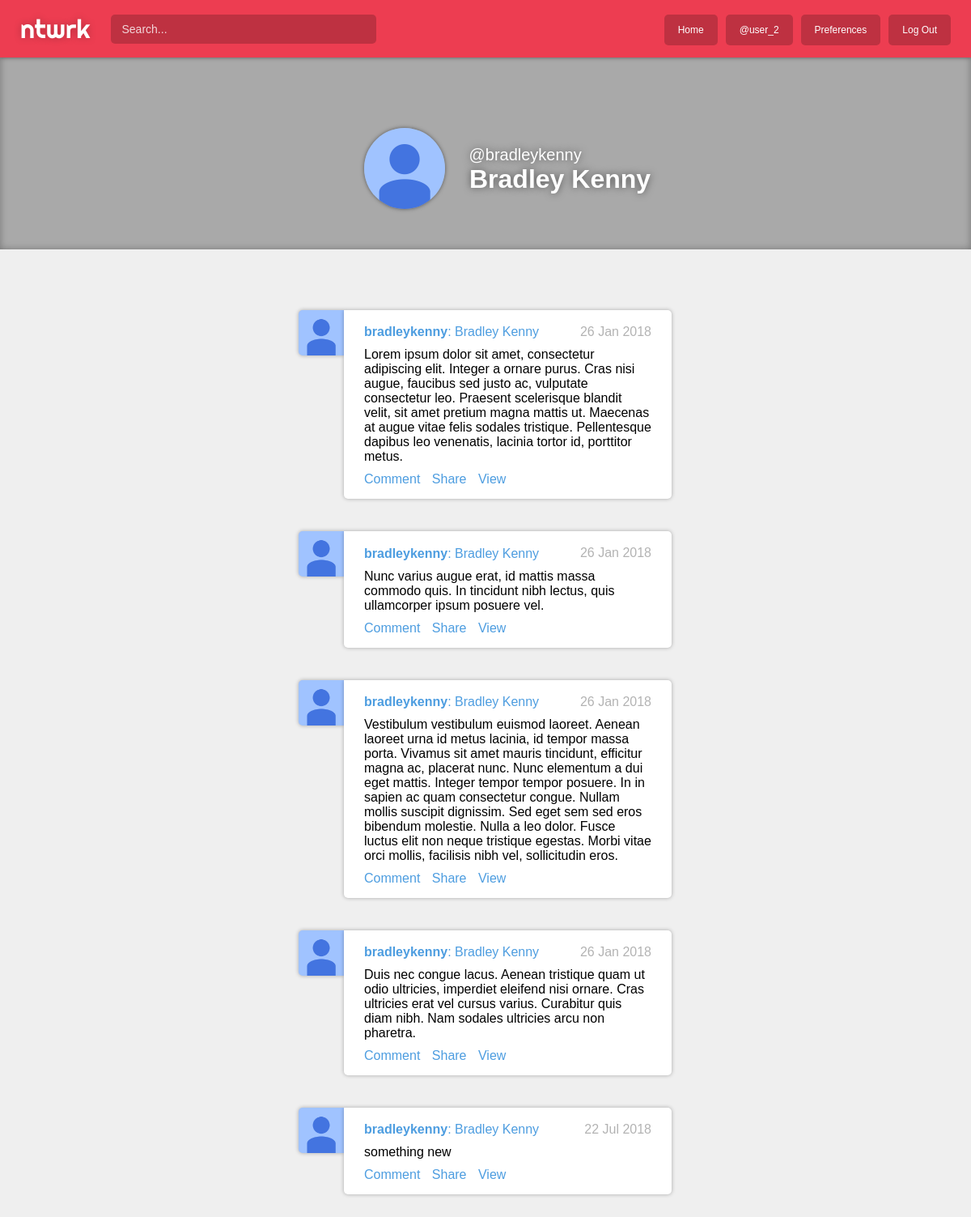
The app's page /user/4 (signed in) with its own data.
### account/models.py (models this page shows)
class Profile(models.Model):
	COLORS = (
		('BLUE', "Blue"),
		('GREEN', "Green"),
		('RED', "Red"),
		('PURPLE', "Purple"),
		('YELLOW', "Yellow"),
	)
	user = models.OneToOneField(User, on_delete=models.CASCADE)
	bio = models.TextField(max_length=250, blank=True, default=None)
	location = models.CharField(max_length=30, blank=True, default=None)
	birth_date = models.DateField(null=True, blank=True, default=None)
	color = models.CharField(max_length=6, choices=COLORS, default='BLUE')
	dp = models.ImageField(upload_to='dp/', default='dp/placeholder2.png')

### stream/models.py (models this page shows)
class Post(models.Model):
    content = models.TextField(max_length=500)
    posted_by = models.ForeignKey(User, related_name='posts', on_delete=models.CASCADE)
    posted_at = models.DateTimeField(auto_now_add=True)

### account/views.py (the view)
# urls.py: re_path(r'^profile/media/(?P<path>.*)$', serve, {'document_root': settings.MEDIA_ROOT,}),
def profile(request, cur_user):
	posts = Post.objects.all()
	cur_user_obj = User.objects.get(pk=cur_user)
	cur_user_obj.profile.dp = 'dp/placeholder2.png'
	cur_user_obj.save()
	return render(request, 'account/profile.html', { 'posts': posts, 'cur_user': cur_user_obj })

### account/models.py (called while the page is built)
@receiver(post_save, sender=User)
def create_user_profile(sender, instance, created, **kwargs):
	if created:
		Profile.objects.create(User=instance)

@receiver(post_save, sender=User)
def save_user_profile(sender, instance, **kwargs):
	instance.profile.save()

### account/templates/account/profile.html (shortened to what this page needs)
{% extends 'base.html' %}
{% load static %}
{% block stylesheet %}
<link rel="stylesheet" type="text/css" href="{% static 'stream/css/stream.css' %}">
<link rel="stylesheet" type="text/css" href="{% static 'account/css/profile.css' %}">
{% endblock %}
{% block content %}
<div id="content_all">
	<div id="cover">
		<img src="/profile/media/{{ cur_user.profile.dp }}">
		{% if cur_user.first_name|length > 0 %}
		<h2>@{{ cur_user.username }}</h2><br>
		<h1>{{ cur_user.first_name }} {{ cur_user.last_name }}</h1>
		{% else %}
		<h2>{{ cur_user.first_name }} {{ cur_user.last_name }}</h2><br>
		<h1>@{{ cur_user.username }}</h1>
		{% endif %}
	</div>
    <div id="content_left">
    </div>
    <div id="content_main">
		{% for post in posts %}
			{% if post.posted_by.username == cur_user.username %}
			<a href="{% url 'home' %}" class="dp">
				<img src="/profile/media/{{ cur_user.profile.dp }}">
			</a>
		    <div class="card">
		        <a href="{% url 'home' %}">
		            <h2>
						<b>{{ post.posted_by.username }}</b>{% if post.posted_by.first_name|length > 0 %}: {{ post.posted_by.first_name }} {{ post.posted_by.last_name }}{% endif %}
					</h2>
		        </a>
		        <h3>{{ post.posted_at|date:'d M Y' }}</h2>
		        <p>{{ post.content }}</p>
		        <a href="{% url 'home' %}" class="link">Comment</a>
		        <a href="{% url 'home' %}" class="link">Share</a>
		        <a href="{% url 'view_post' post.posted_by.username post.id %}" class="link">View</a>
		    </div>
			{% endif %}
	    {% endfor %}
    </div>
    <div id="content_right">
    </div>
{% endblock %}

### account/templates/base.html (shortened to what this page needs)
{% load static %}
<!DOCTYPE html>
<html lang="en">
	<head>
		<link rel="stylesheet" type="text/css" href="{% static 'account/css/base.css' %}">
		{% block stylesheet %}
		{% endblock %}
	</head>
	<body>
		<header>
			<a href="{% url 'home' %}" class="logo">ntwrk</a>
			<input type="text" placeholder="Search..."/>
			<ul>
				{% if user.is_authenticated %}
				<a href="{% url 'home' %}">Home</a>
				<a href="{% url 'profile' user.pk %}">@{{ user.username }}</a>
				<a href="{% url 'update_profile' %}">Preferences</a>
				<a href="{% url 'logout' %}">Log Out</a>
				{% else %}
				<a href="{% url 'home' %}">Home</a>
				<a href="{% url 'home' %}"><b>Username</b>: Name</a>
				<a href="{% url 'login' %}">Log In</a>
				<a href="{% url 'register' %}">Register</a>
				{% endif %}
			</ul>
		</header>
		<main>
			{% block content %}
			{% endblock %}
		</main>
	</body>
</html>

### account/static/account/css/base.css (style rules this page uses)
body { font-family: 'Helvetica'; margin: 0px; padding: 0px; }
a { text-decoration: none; }
.logo { font-family: 'Righteous', sans-serif; color: rgb(35, 35, 35); margin: 12px auto 4px auto; user-select: none; }
.card { padding: 7.5px 15px 14px 15px; background-color: rgba(255, 255, 255, 1); border-radius: 0px 5px 5px 5px; }

### stream/static/stream/css/stream.css (style rules this page uses)
body { margin: 0px 0px 0px 0px; padding: 0px; background-color: #EFEFEF; }
header { width: 100%; position: fixed; margin: 0px; padding: 15px 0; background-color: #ed3d51; box-shadow: 0px 0px 5px rgba(0,0,0,0.5); z-index: 100; }
main { margin: 0px; padding-top: 20px; }
h1 { display: inline-block; }
.logo { float: left; margin: 0px 25px; font-size: 32px; color: white; text-shadow: 0px 0px 10px rgba(0,0,0,0.25); }
ul { float: right; margin: 0px auto; margin-right: 25px; }
ul a { float: left; display: inline-block; margin-top: 2.5px; margin-left: 10px; padding: 10px 15px; color: #ffffff; font-size: 12px; background-color: rgba(0, 0, 0 , 0.2); border-radius: 5px; border: solid 2px rgba(0,0,0,0); }
header input[type='text'] { float: left; font-size: 14px; color: #ffffff; height: 25px; width: 300px; margin: 2.5px auto 0px 0px; padding: 3.5px 12px; background-color: rgba(0, 0, 0, 0.2); border: 2px solid rgba(0, 0, 0, 0); border-radius: 5px; outline: none; }
header input[type='text']::placeholder { color: #FFFFFF; opacity: 0.8; }
#content_all { width: 100%; display: inline-block; margin: 0; margin-top: 63px; }
#content_left, #content_main, #content_right { height: 100%; float: left; padding-top: 20px; }
#content_left { display: inline-block; width: 25%; }
#content_main { display: inline-block; width: 40%; padding: 50px 5%; }
#content_right { display: inline-block; width: 25%; margin-top: 20px; }
.card { box-shadow: 0 0 5px rgba(0,0,0,0.3); margin: 0px 10px 40px 65px; padding: 5px 25px; position: relative; }
.dp { height: 56px; width: 56px; margin: 0px -10px 0px 9px; float: left; z-index: 0; position: relative; display: inline-block; }
.dp img { height: 100%; width: 100%; border-radius: 5px 0px 0px 5px; box-shadow: 0 0 5px rgba(0,0,0,0.3); background-color: #CDCDCD; }
.card h2, .card h3 { display: inline-block; margin-bottom: 10px; font-size: 1em; text-decoration: none; }
.card h2 { color: #4D9DE0; font-weight: normal; }
.card h3 { float: right; margin-top: 13px; font-weight: normal; color: rgba(0,0,0,0.3); }
.card p { margin-top: 0px; margin-bottom: 10px; }
.card .link { display: inline-block; color: #4D9DE0; margin: 0px 10px 10px 0px; }

### account/static/account/css/profile.css (style rules this page uses)
#cover { height: 250px; width: 100%; margin-top: -25px; margin-bottom: 100px; z-index: -9; position: absolute; background-color: darkgrey; box-shadow: 0 0 10px rgba(0,0,0,0.3) inset; }
#content_main { margin-top: 250px; }
#cover h2 { margin: 0px 0px -10px 25px; font-size: 20px; font-weight: normal; }
#cover h1 { margin-left: 580px; }
#cover h1, #cover h2 { color: white; text-shadow: 0 0 10px rgba(0,0,0,0.5); display: inline; }
#cover img { height: 100px; width: 100px; display: inline-block; margin: 100px 0 -60px 450px; border-radius: 50%; box-shadow: 0 0 5px rgba(0,0,0,0.5); }

### records on screen
Post: profile.dp (placeholder picture), posted_by.username "bradleykenny", posted_by.first_name "Bradley", posted_by.last_name "Kenny", posted_at "26 Jan 2018", content "Lorem ipsum dolor sit amet, consectetur adipiscing elit. Integer a ornare purus. Cras nisi augue, faucibus sed justo ac, vulputate consectetur leo. Praesent scelerisque blandit velit, sit amet pretium magna mattis ut. Maecenas at augue vitae felis sodales tristique. Pellentesque dapibus leo venenatis, lacinia tortor id, porttitor metus."
Post: profile.dp (placeholder picture), posted_by.username "bradleykenny", posted_by.first_name "Bradley", posted_by.last_name "Kenny", posted_at "26 Jan 2018", content "Nunc varius augue erat, id mattis massa commodo quis. In tincidunt nibh lectus, quis ullamcorper ipsum posuere vel."
Post: profile.dp (placeholder picture), posted_by.username "bradleykenny", posted_by.first_name "Bradley", posted_by.last_name "Kenny", posted_at "26 Jan 2018", content "Vestibulum vestibulum euismod laoreet. Aenean laoreet urna id metus lacinia, id tempor massa porta. Vivamus sit amet mauris tincidunt, efficitur magna ac, placerat nunc. Nunc elementum a dui eget mattis. Integer tempor tempor posuere. In in sapien ac quam consectetur congue. Nullam mollis suscipit dignissim. Sed eget sem sed eros bibendum molestie. Nulla a leo dolor. Fusce luctus elit non neque tristique egestas. Morbi vitae orci mollis, facilisis nibh vel, sollicitudin eros."
Post: profile.dp (placeholder picture), posted_by.username "bradleykenny", posted_by.first_name "Bradley", posted_by.last_name "Kenny", posted_at "26 Jan 2018", content "Duis nec congue lacus. Aenean tristique quam ut odio ultricies, imperdiet eleifend nisi ornare. Cras ultricies erat vel cursus varius. Curabitur quis diam nibh. Nam sodales ultricies arcu non pharetra."
Post: profile.dp (placeholder picture), posted_by.username "bradleykenny", posted_by.first_name "Bradley", posted_by.last_name "Kenny", posted_at "22 Jul 2018", content "something new"

### other values on screen
{{ user.username }} "user_2"
{{ cur_user.username }} "bradleykenny"
{{ cur_user.first_name }} "Bradley"
{{ cur_user.last_name }} "Kenny"
